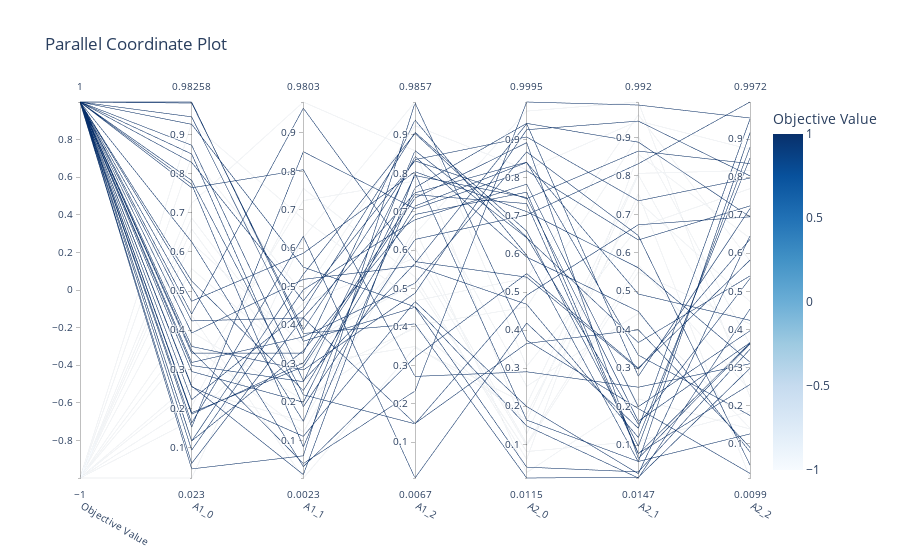

The code cell stored with this chart in its notebook:
### Code cell
from plotly.io import show


fig = optuna.visualization.plot_parallel_coordinate(study, params=study.best_params.keys())
show(fig)
